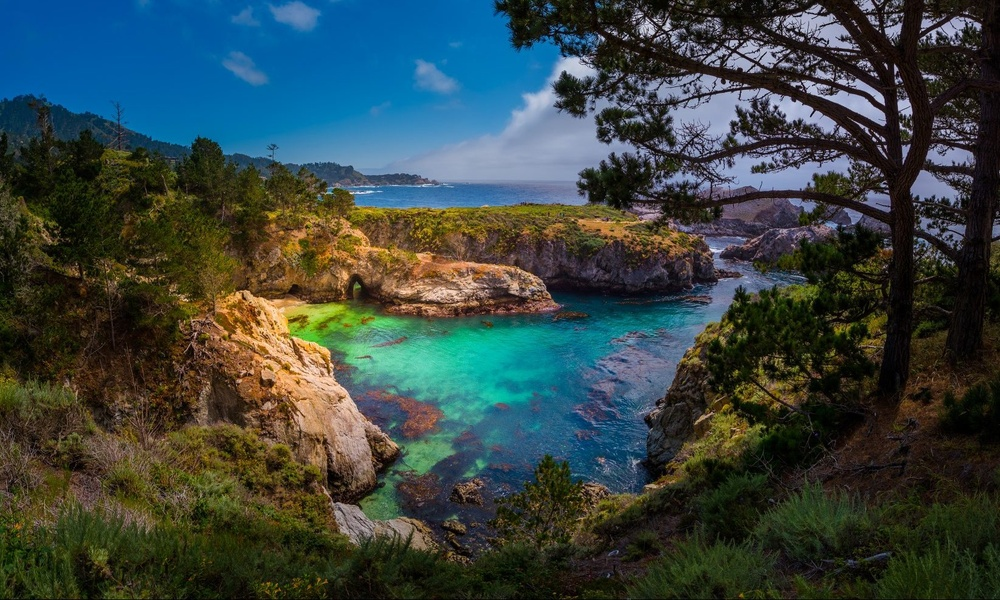
#> input picture images/point lobos.jpg, 1000 x 600 px, shrunk from 1645 x 987 before the run
$ python masking.py --image 'images/point lobos.jpg'
#> lines starting #> are read from the running program, lines starting #| are printed output that depends on the picture; after the words box and inside, x2 and y2 are one past the last pixel; in counts of white or black regions, pixels touching at a corner belong together
import numpy as np
import argparse
import cv2

ap = argparse.ArgumentParser()
ap.add_argument("-i", "--image", required = True, help = "Path to the image")
args = vars(ap.parse_args())

image = cv2.imread(args["image"])
#> image is the input picture: shape (600, 1000, 3); mean B, G, R 66.5, 68.7, 55.4
cv2.imshow("Original Image", image)
cv2.waitKey(0)

mask = np.zeros(image.shape[:2], dtype = "uint8") # create an array of zeros to serve as the mask
(cX, cY) = (image.shape[1] // 2, image.shape[0] // 2) # compute the center X and Y of the image
#> cX = 500; cY = 300
cv2.rectangle(mask, (cX - 75, cY - 75), (cX + 75, cY + 75), 255, -1) # make a rectangle that's 150x150
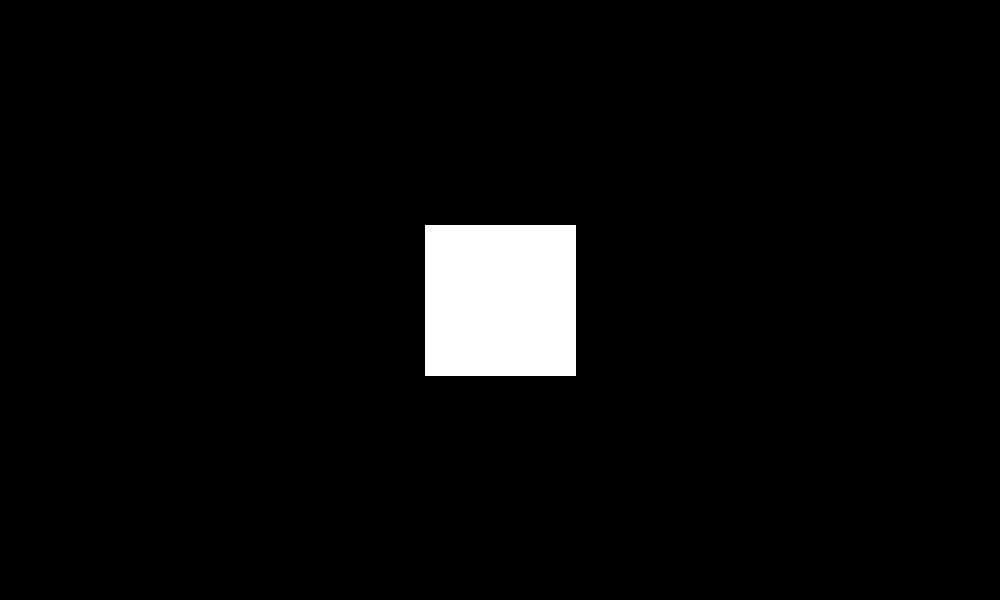
#> mask: shape (600, 1000); 3.8% white; 1 white region, box (x1, y1, x2, y2) and area: (425, 225, 576, 376) 22801
cv2.imshow("Mask", mask)
cv2.waitKey(0)

maskedImage = cv2.bitwise_and(image, image, mask = mask)
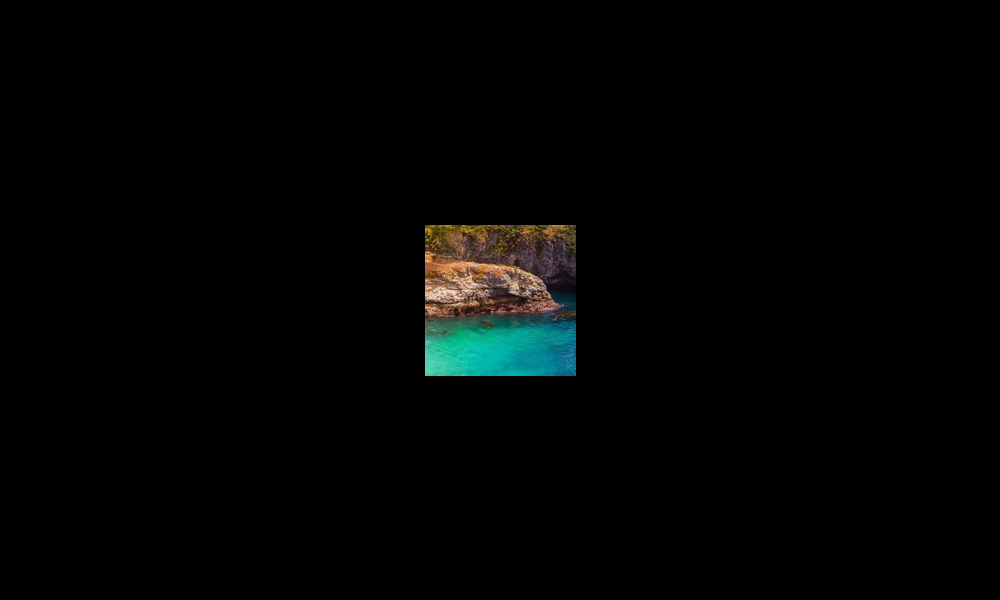
#> maskedImage: shape (600, 1000, 3); mean B, G, R 3.4, 3.9, 2.7
cv2.imshow("Masked Image", maskedImage)
cv2.waitKey(0)

circleMask = np.zeros(image.shape[:2], dtype = "uint8")
cv2.circle(circleMask, (cX, cY), 300, 255, -1) # 300 radius of mask
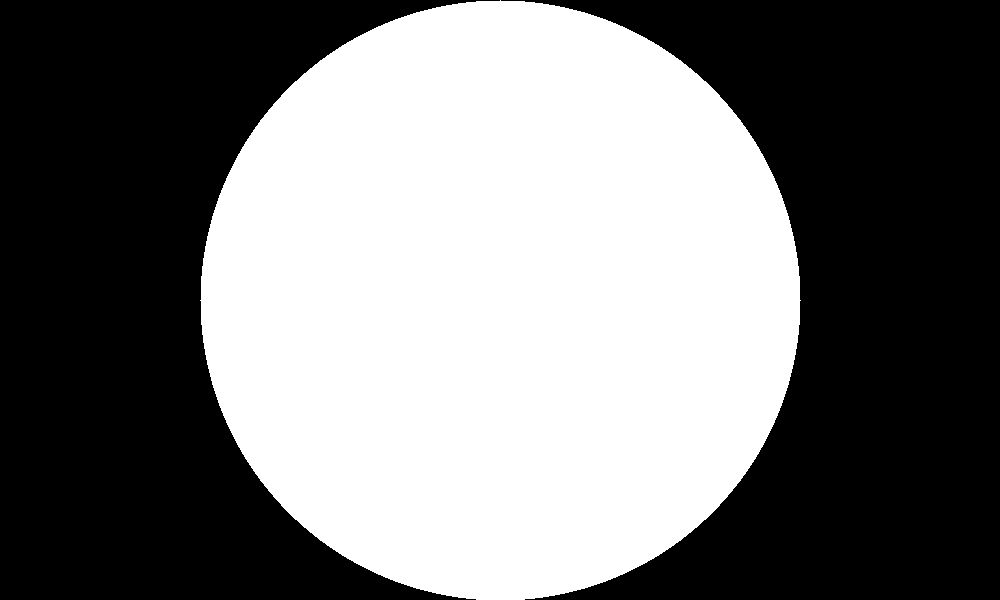
#> circleMask: shape (600, 1000); 47.1% white; 1 white region, box (x1, y1, x2, y2) and area: (200, 0, 801, 600) 282696
masked = cv2.bitwise_and(image, image, mask = circleMask)
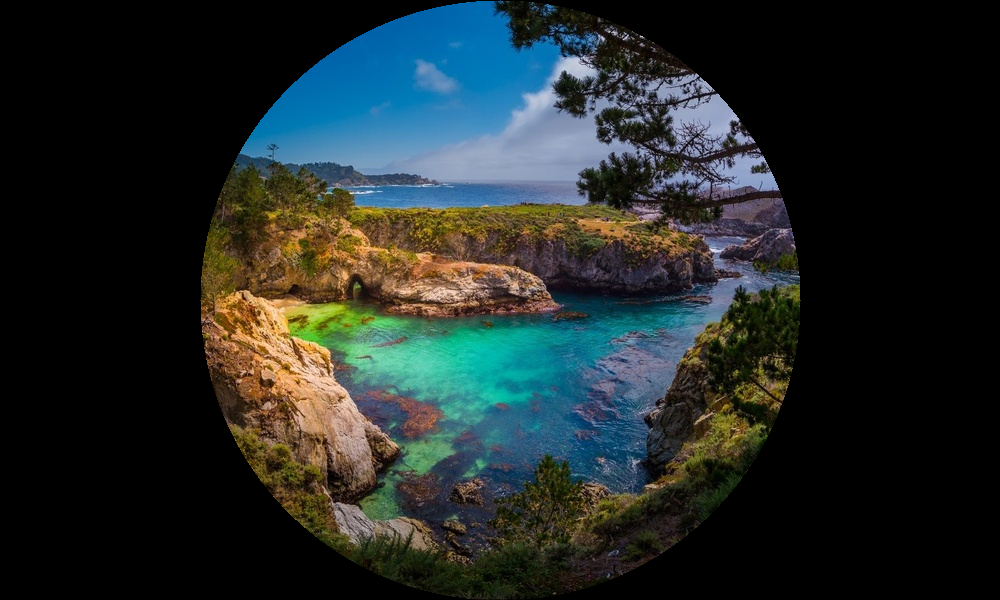
#> masked: shape (600, 1000, 3); mean B, G, R 40.7, 41.7, 33.8
cv2.imshow("Circle Mask on Image", masked)
cv2.waitKey(0)
